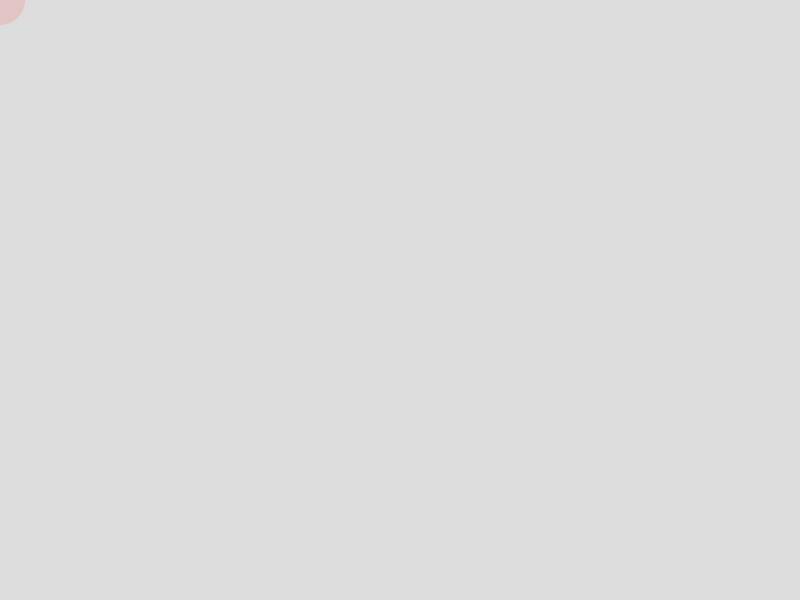
Frame 1 (no input)
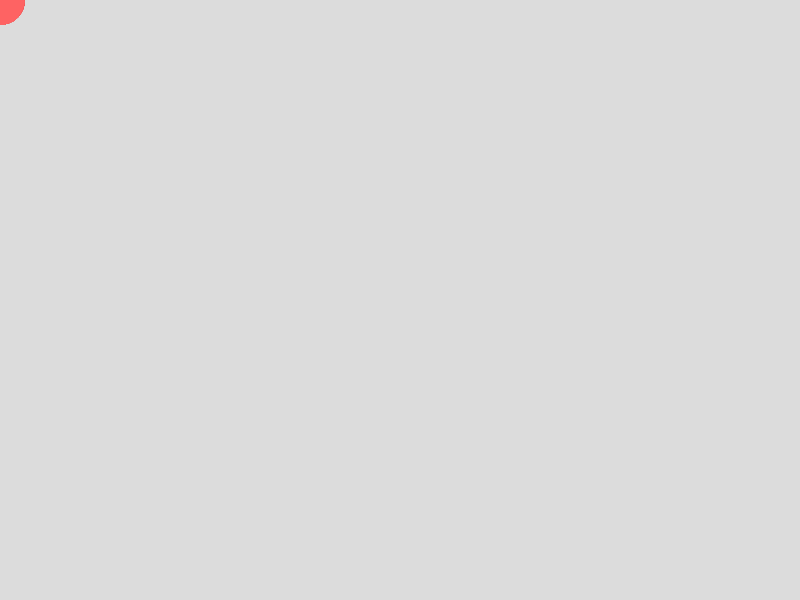
Frame 60 (no input)
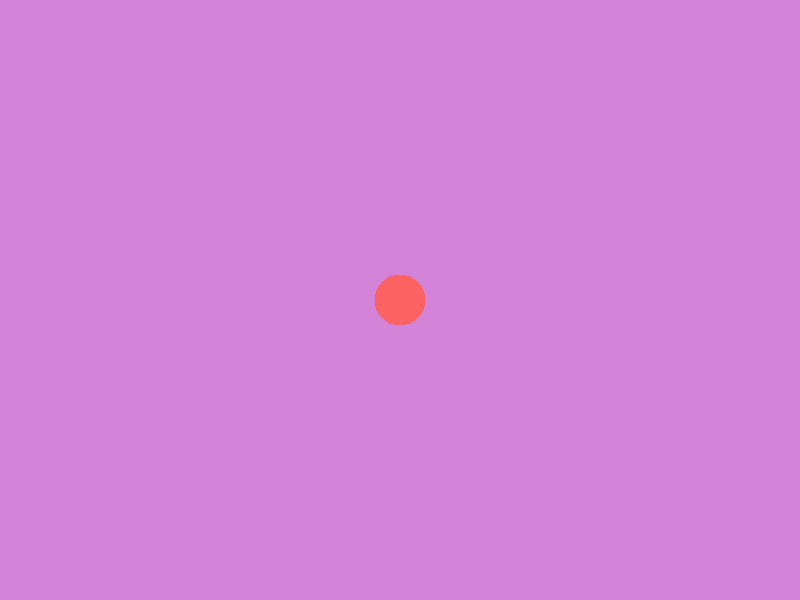
Frame 120 (the mouse pressed at the canvas centre since frame 60)

The p5.js sketch that drew these frames (run headless with seeded random() and noise() and a simulated clock; from frame 60 on, the mouse is pressed at the canvas centre):

// p5.js sketch
// ── sketch.js
// Auto-generated by p5.nvim
function setup() {
  createCanvas(800, 600);
  background(220);
  // Your setup code here
}
function draw() {
  // Your draw code here
  // Example: Draw a circle that follows the mouse
  fill(255, 100, 100, 50);
  noStroke();
  circle(mouseX, mouseY, 50);
}
// Example interaction
function mousePressed() {
  console.log('Mouse pressed at:', mouseX, mouseY);
  background(random(100, 255), random(100, 255), random(100, 255));
}
